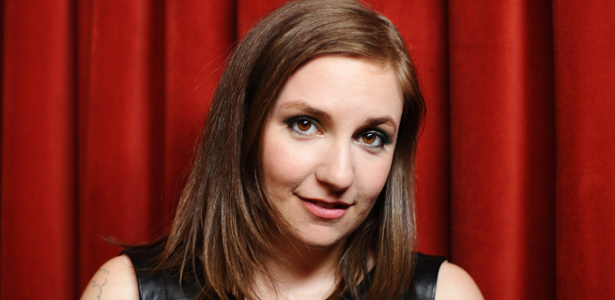
#> input picture input_face/lena.jpg, 615 x 300 px
$ python detect_faces.py   (Python 2 division)   (older library calls are emulated)
#> lines starting #> are read from the running program, lines starting #| are printed output that depends on the picture
### lib/facedetector.py
# import the necessary packages
import cv2

class FaceDetector:
	def __init__(self, faceCascadePath):
		# load the face detector
		self.faceCascade = cv2.CascadeClassifier(faceCascadePath)

	def detect(self, image, scaleFactor = 1.1, minNeighbors = 5, minSize = (30, 30)):
		# detect faces in the image
		rects = self.faceCascade.detectMultiScale(image,
			scaleFactor = scaleFactor, minNeighbors = minNeighbors,
			minSize = minSize, flags = cv2.cv.CV_HAAR_SCALE_IMAGE)

		# return the rectangles representing bounding
		# boxes around the faces
		return rects

### lib/imutils.py
# Import the necessary packages
import numpy as np
import cv2

# [23 lines left out: functions translate, rotate, not called in this run]

def resize(image, width = None, height = None, inter = cv2.INTER_AREA):
	# initialize the dimensions of the image to be resized and
	# grab the image size
	dim = None
	(h, w) = image.shape[:2]

	# if both the width and height are None, then return the
	# original image
	if width is None and height is None:
		return image

	# check to see if the width is None
	if width is None:
		# calculate the ratio of the height and construct the
		# dimensions
		r = height / float(h)
		dim = (int(w * r), height)

	# otherwise, the height is None
	else:
		# calculate the ratio of the width and construct the
		# dimensions
		r = width / float(w)
		dim = (width, int(h * r))

	# resize the image
	resized = cv2.resize(image, dim, interpolation = inter)

	# return the resized image
	return resized

### detect_faces.py
############################################################################################
#Copyright 2015 Sivarat Malapet all rights reserved.
############################################################################################

# import the necessary packages
from lib.facedetector import FaceDetector
from lib import imutils
import argparse
import cv2
from PIL import Image, ImageFilter

# construct the argument parse and parse the arguments
ap = argparse.ArgumentParser()
ap.add_argument("-f", "--face", default="cascades/haarcascade_frontalface_default.xml",
	help = "path to where the face cascade resides")
ap.add_argument("-i", "--image", default="input_face/lena.jpg",
	help = "path to where the image file resides")
args = vars(ap.parse_args())

# load the image and convert it to grayscale
image = cv2.imread(args["image"])
#> image is the input picture: shape (300, 615, 3); mean B, G, R 33.8, 43.4, 123.3
gray = cv2.cvtColor(image, cv2.COLOR_BGR2GRAY)
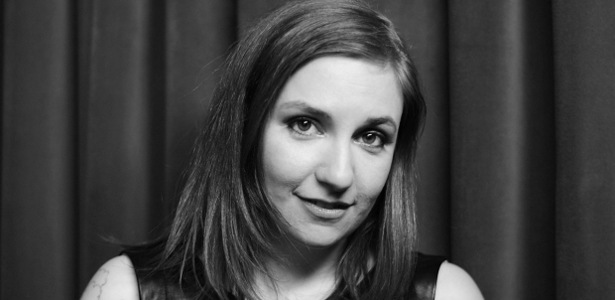
#> gray: shape (300, 615); min 0, max 237, mean 66.2

# find faces in the image
fd = FaceDetector(args["face"])
faceRects = fd.detect(gray, scaleFactor = 1.1, minNeighbors = 5,
	minSize = (100, 100))
#> in detect, `rects = self.faceCascade.detectMultiScale(image, scaleFactor = scaleFa..`: rects = [[243, 59, 190, 190]]
#> faceRects = [[243, 59, 190, 190]]
print "I found %d face(s)" % (len(faceRects))
#| I found 1 face(s)

# loop over the faces and draw a rectangle around each
for (x, y, w, h) in faceRects:
	cv2.rectangle(image, (x, y), (x + w, y + h), (0, 255, 0), 2)
        sub_face = image[y:y+h, x:x+w]
        sub_face = imutils.resize(sub_face,width=200,height=200)
        sub_face_file_name = "input_face/subface.jpg"
        cv2.imwrite(sub_face_file_name, sub_face)
#> this loop made 1 pass
#> (x, y, sub_face_file_name) on pass 1: (243, 59, 'input_face/subface.jpg')
#> pass 1, `sub_face = image[y:y+h, x:x+w]`:
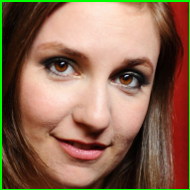
#> sub_face: shape (190, 190, 3); mean B, G, R 84.1, 106.9, 140.8
#> pass 1, in resize, `resized = cv2.resize(image, dim, interpolation = inter)`:
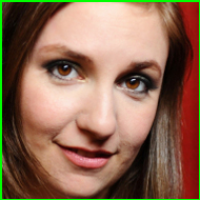
#> resized: shape (200, 200, 3); mean B, G, R 84, 106.8, 140.7

detected_face_file = "input_face/detected.jpg"
print "Write detected file %s" % detected_face_file
cv2.imwrite(detected_face_file,image)

size = (100,100)
face_file_name = "input_face/desc.jpg"
im = Image.open(sub_face_file_name)
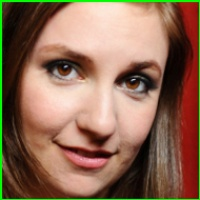
#> im: PIL image 200x200 RGB; mean R, G, B 140.7, 106.8, 84.4
im = im.filter(ImageFilter.EDGE_ENHANCE_MORE) #BLUR CONTOUR DETAIL EDGE_ENHANCE EDGE_ENHANCE_MORE EMBOSS FIND_EDGES SMOOTH SMOOTH_MORE SHARPEN
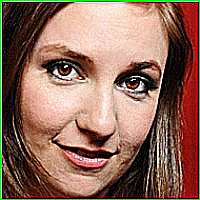
#> im: PIL image 200x200 RGB; mean R, G, B 144.2, 106.8, 89.9
im.thumbnail(size)
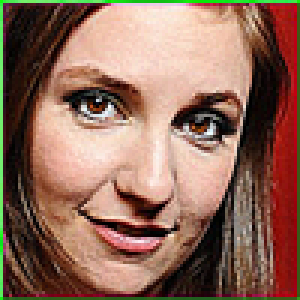
#> im: PIL image 100x100 RGB (shown 3 times larger); mean R, G, B 144.3, 106.6, 90.1
im.save(face_file_name)
